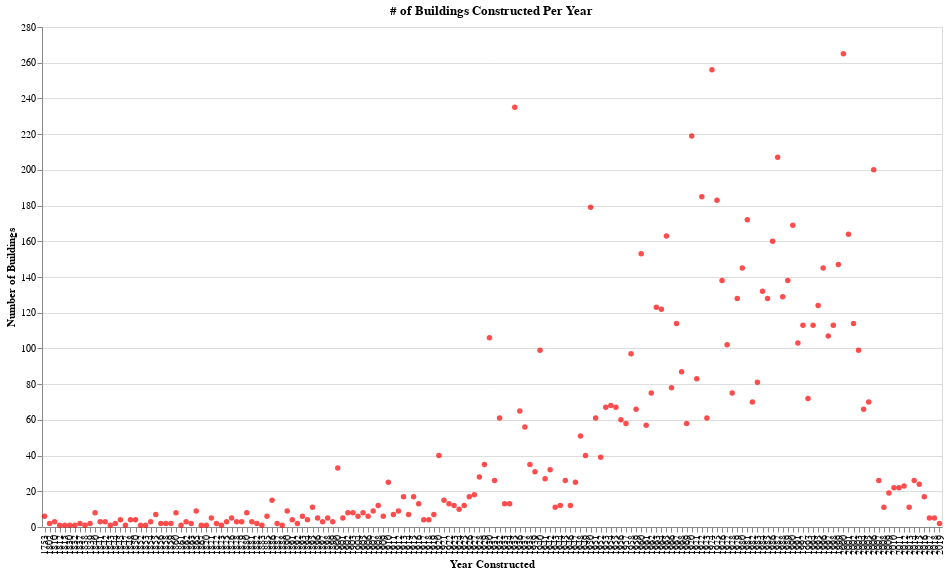

The notebook cell saved with this chart:
### Code cell
df1=pd.read_csv('https://raw.githubusercontent.com/UIUC-iSchool-DataViz/is445_data/main/building_inventory.csv')
df1_filter=df1[df1['Year Constructed']!=0]
df1_year=df1_filter.groupby('Year Constructed')['Year Constructed'].count().reset_index(name='Number of Buildings')
chart1=alt.Chart(df1_year).mark_circle().encode(
    x='Year Constructed:O',
    y='Number of Buildings:Q',
    color=alt.value('red')
).properties(
    title="# of Buildings Constructed Per Year",
    width=900,
    height=500
)
chart1

### Figure 1 — Vega-Lite specification as saved in the notebook (floating-point values rounded to 4 significant figures; data arrays with more than 128 entries replaced by an {"elided": "..."} marker saying what was removed)
{"config": {"view": {"continuousWidth": 300, "continuousHeight": 300}}, "data": {"name": "data-dc4e44b14e285ec6054fd0ff6478b7bc"}, "mark": {"type": "circle"}, "encoding": {"color": {"value": "red"}, "x": {"field": "Year Constructed", "type": "ordinal"}, "y": {"field": "Number of Buildings", "type": "quantitative"}}, "height": 500, "title": "# of Buildings Constructed Per Year", "width": 900, "$schema": "https://vega.github.io/schema/vega-lite/v5.20.1.json", "datasets": {"data-dc4e44b14e285ec6054fd0ff6478b7bc": {"elided": "178 records"}}}
